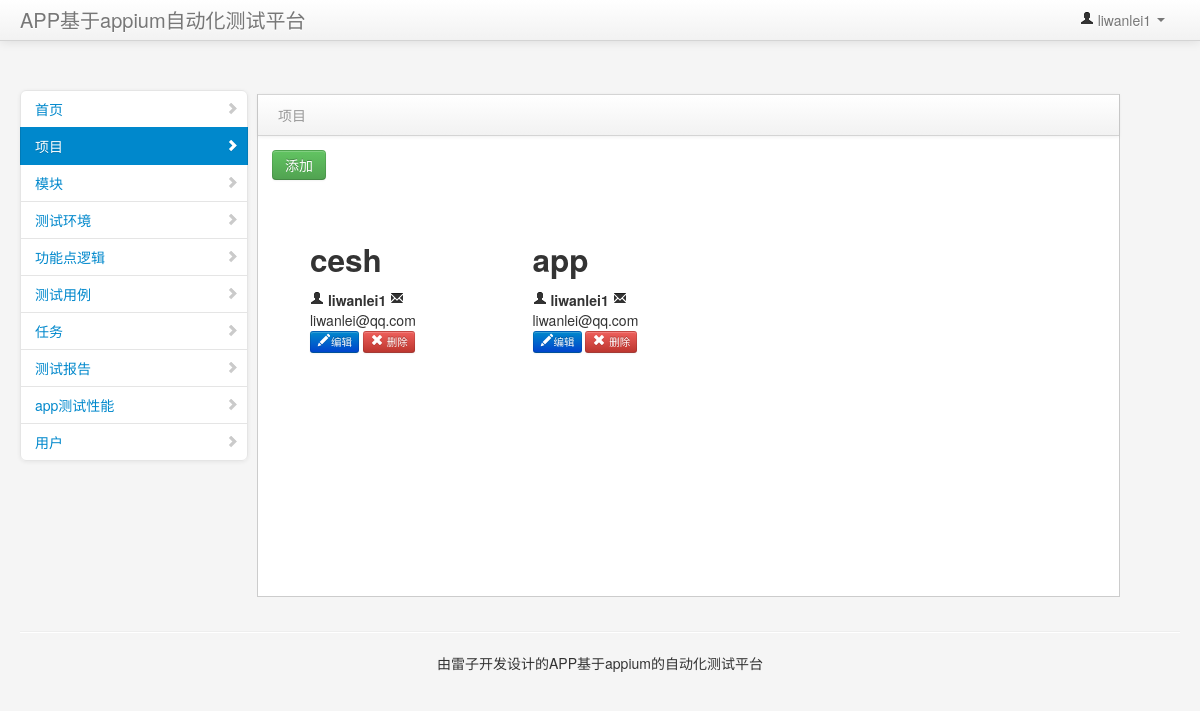
Page /project/ (signed in) on the committed database.
### app/models.py (models this page shows, shortened)
class Newusers(AbstractUser):
    qq=models.IntegerField('qq',blank=True,null=True,unique=True)
    mobile=models.IntegerField('手机号',null=True,unique=True,blank=True)
    login_lock=models.BooleanField('是否锁定',default=False)
    status=models.BooleanField('状态',default=False)
    work=models.ForeignKey(Work,null=True,on_delete=models.CASCADE)
    token=models.CharField('token',max_length=252,null=True)
    class Meta:
        verbose_name = u'用户'
        verbose_name_plural = verbose_name
        ordering = ['-id']
    def __str__(self):
        return str(self.username)

class Project(models.Model):
    type=(
    ('app','app'),
    ('web','web')
    )
    name=models.CharField('名称',max_length=32)
    desc=models.CharField('简介',max_length=255,null=True)
    makedate = models.DateTimeField('创建时间', auto_now_add=True)
    status=models.BooleanField('状态',default=False)
    fenlei=models.CharField('类型',choices=type,null=True,max_length=8)
    proeject=models.CharField('项目类型',null=True,max_length=8,default="android")
    change_time=models.DateTimeField('更新时间',auto_now_add=True)
    makeuser=models.ForeignKey(Newusers,null=True,on_delete=models.CASCADE)
    class Meta:
        verbose_name = u'项目'
        verbose_name_plural = verbose_name
        ordering = ['-id']

### app/views.py (the view, shortened to what this page needs)
# urls.py: url(r'^project/', login_required(ProjectView.as_view()), name='project'),
class ProjectView(View):
    def get(self, request):
        if request.user.is_superuser is False:
            use = Newusers.objects.filter(username=request.user).first()
            m = use.project_user_set.all()
            project_list = []
            for i in m:
                project = i.productname.all()
                for j in project:
                    project_list.append(j)
        else:
            project_list = Project.objects.filter(status=False).all()
        return render(request, 'page/project.html', {"projects": project_list})

### templates/page/project.html (shortened to what this page needs)
{% extends 'base.html' %}
{% block content %}
    <div class="span9" id="content">
        <div class="block">
            <div class="navbar navbar-inner block-header">
                <div class="muted pull-left">项目</div>
            </div>
            <div class="block-content collapse in">
                <div class="span12">
                    <div class="table-toolbar">
                        <div class="btn-group">
                            {% if  request.user.is_superuser %}
                                <button onclick="addproject()" class="btn btn-success">
                                    添加
                                </button>
                            {% endif %}
                        </div>
                    </div>
                    <div id="example2_wrapper" class="dataTables_wrapper form-inline" role="grid">
                        <div class="row">
                            <div class="span6">
                            </div>
                        </div>
                        <div>
                            {% for project in projects %}
                                <dl style=" width: 20%;height: 332px; box-sizing: border-box;margin: 0px 28px;float: left;cursor: pointer;margin-bottom: 40px;position: relative;" id="{{ project.id }}">
                                    <dt onclick=""><img src=""></dt>
                                    <dd>
                                        <h2 >{{ project.name }} </h2>
                                        <div class="courses_content_btm">
                                            <i class="icon-user"></i>
                                            <strong>{{ project.makeuser }}</strong>
                                            <span>
                                                <i class="icon-envelope"></i>
                                                {{ project.makeuser.email }}
                                            </span>
                                        </div>
                                        <button class="btn btn-primary btn-mini" onclick="editproject({{project.id}})">
                                            <i class="icon-pencil icon-white"></i>编辑</button>
                                        {% if request.user.is_superuser  %}
                                            <button class="btn btn-danger btn-mini" onclick="deleteproject({{ project.id }})">
                                                <i class="icon-remove icon-white">
                                                </i> 删除</button>
                                        {% endif %}
                                    </dd>
                                </dl>
                            {% endfor %}
                        </div>
                    </div>
                </div>
            </div>
        </div>
    </div>
{% endblock %}

### templates/base.html (shortened to what this page needs)
<!DOCTYPE html>
<html class="no-js">
<head>
    <link href="../../static/css/bootstrap.min.css" rel="stylesheet" media="screen">
    <link href="../../static/css/bootstrap-responsive.min.css" rel="stylesheet" media="screen">
    <link href="../../static/css/jquery.easy-pie-chart.css" rel="stylesheet" media="screen">
    <link href="../../static/css/styles.css" rel="stylesheet" media="screen">
</head>
<body>
<div class="navbar navbar-fixed-top">
    <div class="navbar-inner">
        <div class="container-fluid">
            <a class="brand" href="#">APP基于appium自动化测试平台</a>
            <div class="nav-collapse collapse">
                <ul class="nav pull-right">
                    <li class="dropdown">
                        <a href="#" role="button" class="dropdown-toggle" data-toggle="dropdown">
                            <i class="icon-user"></i> {{request.session.username }} <i class="caret"></i>
                        </a>
                    </li>
                </ul>
            </div>
        </div>
    </div>
</div>
<div class="container-fluid">
    <div class="row-fluid">
        <div class="span3" id="sidebar" style="    width: 237px;">
            <ul class="nav nav-list bs-docs-sidenav nav-collapse collapse">
                <li >
                    <a href="{% url 'home' %}">
                        <i class="icon-chevron-right"></i>首页
                    </a>
                </li>
                <li>
                    <a href="{% url 'project' %}">
                        <i class="icon-chevron-right"></i> 项目
                    </a>
                </li>
                <li>
                    <a href="{% url 'model' %}">
                        <i class="icon-chevron-right"></i>模块
                    </a>
                <li>
                <a href="{% url 'testevent' %}">
                    <i class="icon-chevron-right"></i>测试环境
                </a>
            </li>
                <li>
                    <a href="{% url 'testfaution' %}">
                        <i class="icon-chevron-right"></i>功能点逻辑</a>
                </li>
                <li>
                    <a href="{% url 'testcase' %}">
                        <i class="icon-chevron-right"></i>测试用例</a>
                </li>
                <li>
                    <a href="{% url 'tingtask' %}">
                        <i class="icon-chevron-right"></i>任务</a>
                </li>
                <li>
                    <a href="{% url 'testreport' %}">
                        <i class="icon-chevron-right"></i></span>测试报告</a>
                </li>
                <li>
                    <a href="{% url 'xingneng' %}">
                        <i class="icon-chevron-right"></i></span>app测试性能</a>
                </li>
                {% if request.user.work.zhiwei == '测试主管' or request.user.is_superuser %}
                    <li>
                        <a href="{% url 'useradmin' %}">
                            <i class="icon-chevron-right"></i></span>用户</a>
                    </li>
                {% endif %}
            </ul>
        </div>
        {% block content %}
        {% endblock %}
    </div>
    <hr>
    <footer>
        <p style="text-align: center"> 由雷子开发设计的APP基于appium的自动化测试平台</p>
    </footer>
</div>
</body>
</html>

### static/css/styles.css (style rules this page uses)
body { padding-top: 0; padding-bottom: 40px; background-color: #f5f5f5; }
@media (min-width: 979px) { body { padding-top: 60px; } }
#content { margin-left:0px; margin-top: 20px; }
.block { border: 1px solid #ccc; background: white; margin: 1em 0em; border-top: none; }
.block-content { margin: 1em; min-height: .25em; }
.block-header { margin-bottom: 0px; border-right: none; border-left: none; -webkit-border-radius: 0px; -moz-border-radius: 0px; border-radius: 0px; }
.block-header div { padding-top: 10px; }
.bs-docs-sidenav { max-width: 228px; margin: 30px 0 0; padding: 0; background-color: #fff; -webkit-border-radius: 6px; -moz-border-radius: 6px; border-radius: 6px; -webkit-box-shadow: 0 1px 4px rgba(0,0,0,.065); -moz-box-shadow: 0 1px 4px rgba(0,0,0,.065); box-shadow: 0 1px 4px rgba(0,0,0,.065); }
.bs-docs-sidenav > li > a { display: block; width: 190px \9; margin: 0 0 -1px; padding: 8px 14px; border: 1px solid #e5e5e5; }
.bs-docs-sidenav > li:first-child > a { -webkit-border-radius: 6px 6px 0 0; -moz-border-radius: 6px 6px 0 0; border-radius: 6px 6px 0 0; }
.bs-docs-sidenav > li:last-child > a { -webkit-border-radius: 0 0 6px 6px; -moz-border-radius: 0 0 6px 6px; border-radius: 0 0 6px 6px; }
.bs-docs-sidenav > .active > a { position: relative; z-index: 2; padding: 9px 15px; border: 0; text-shadow: 0 1px 0 rgba(0,0,0,.15); -webkit-box-shadow: inset 1px 0 0 rgba(0,0,0,.1), inset -1px 0 0 rgba(0,0,0,.1); -moz-box-shadow: inset 1px 0 0 rgba(0,0,0,.1), inset -1px 0 0 rgba(0,0,0,.1); box-shadow: inset 1px 0 0 rgba(0,0,0,.1), inset -1px 0 0 rgba(0,0,0,.1); }
.bs-docs-sidenav .icon-chevron-right { float: right; margin-top: 2px; margin-right: -6px; opacity: .25; }
.bs-docs-sidenav .active .icon-chevron-right, .bs-docs-sidenav .active a:hover .icon-chevron-right { opacity: 1; }

### rows in the picture
Newusers: session.username "liwanlei1"
Project: {{ project.id }} 3 (drawn), name "cesh", makeuser "liwanlei1", makeuser.email "liwanlei@qq.com"
Project: {{ project.id }} 2 (drawn), name "app", makeuser "liwanlei1", makeuser.email "liwanlei@qq.com"
